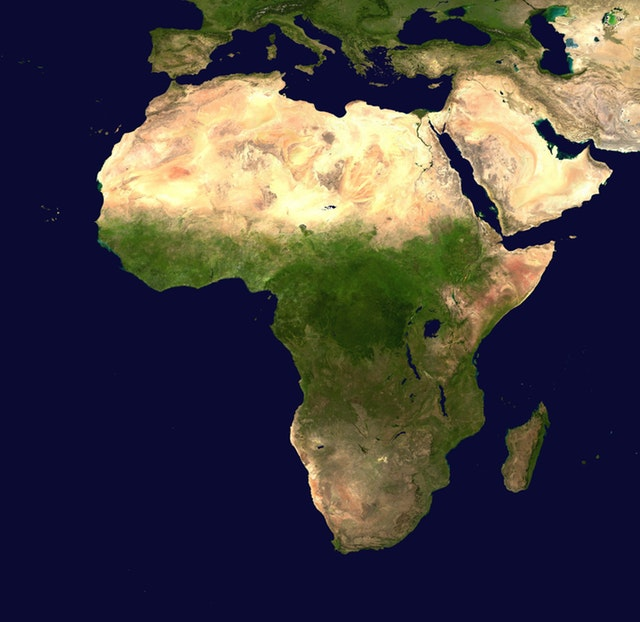
#> input picture Contours/map.jpg, 640 x 622 px
$ python ConvexHull.py
#> lines starting #> are read from the running program, lines starting #| are printed output that depends on the picture; after the words box and inside, x2 and y2 are one past the last pixel; in counts of white or black regions, pixels touching at a corner belong together
import cv2
import numpy as np

img = cv2.imread("map.jpg")
#> img is the input picture: shape (622, 640, 3); mean B, G, R 66.4, 64, 68.6

gray = cv2.cvtColor(img, cv2.COLOR_BGR2GRAY) #binary
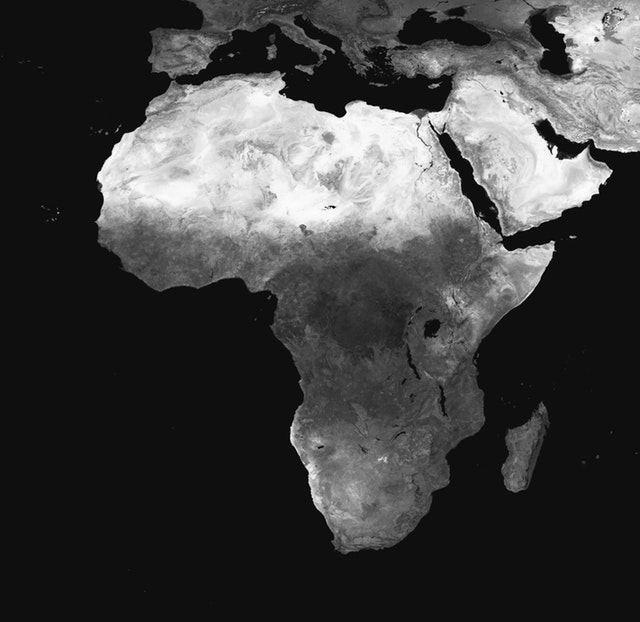
#> gray: shape (622, 640); min 1, max 253, mean 65.7
blur = cv2.blur(gray,(3,3)) # resmi yumuşatalım
ret, thresh = cv2.threshold(blur,30,255,cv2.THRESH_BINARY)
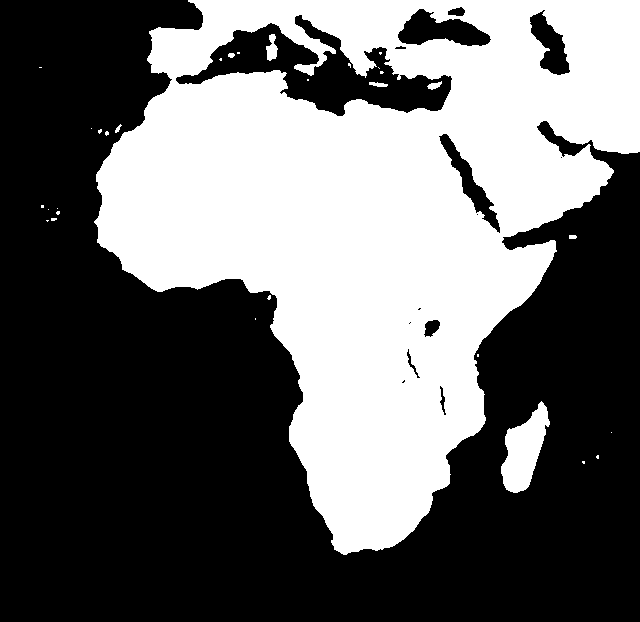
#> thresh: shape (622, 640); 41.8% white; 31 white regions (23 under 20 px)

contours,hierarchy=cv2.findContours(thresh,cv2.RETR_TREE,cv2.CHAIN_APPROX_SIMPLE)
#> contours = 46 contours, 31 with area under 20; largest, box (x1, y1, x2, y2) and area: (94, 0, 640, 555) 178134, (175, 14, 453, 117) 11193, (501, 401, 550, 493) 2380, (397, 8, 492, 47) 2060, (438, 133, 501, 234) 1443

hull=[]

for i in range(len(contours)):

    hull.append(cv2.convexHull(contours[i],False))
#> this loop made 46 passes
#> after the loop, hull = 46 contours, 29 with area under 20; largest, box (x1, y1, x2, y2) and area: (94, 0, 640, 555) 209877, (175, 14, 453, 117) 17736, (501, 401, 550, 493) 2717, (397, 8, 492, 47) 2471, (438, 133, 501, 234) 1842

bg=np.zeros((thresh.shape[0],thresh.shape[1],3),np.uint8)

for i in range(len(contours)):

    cv2.drawContours(bg,contours,i,(255,0,0),3,8,hierarchy)

    cv2.drawContours(bg,hull,i,(0,0,255),1,8)
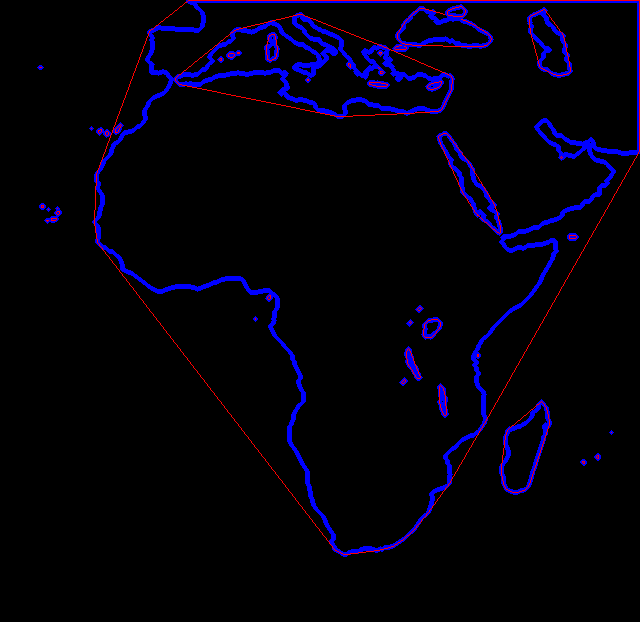
#> bg: shape (622, 640, 3); mean of channels 0, 1, 2 12.1, 0, 2.3; drawn as B, G, R

cv2.imshow("pencere",bg)

cv2.imshow("original", img)


"""
cv2.imshow("original", img)
cv2.imshow("gray", gray)
cv2.imshow("blur", blur)
cv2.imshow("thresh",thresh)"""

cv2.waitKey(0)
cv2.destroyAllWindows()
